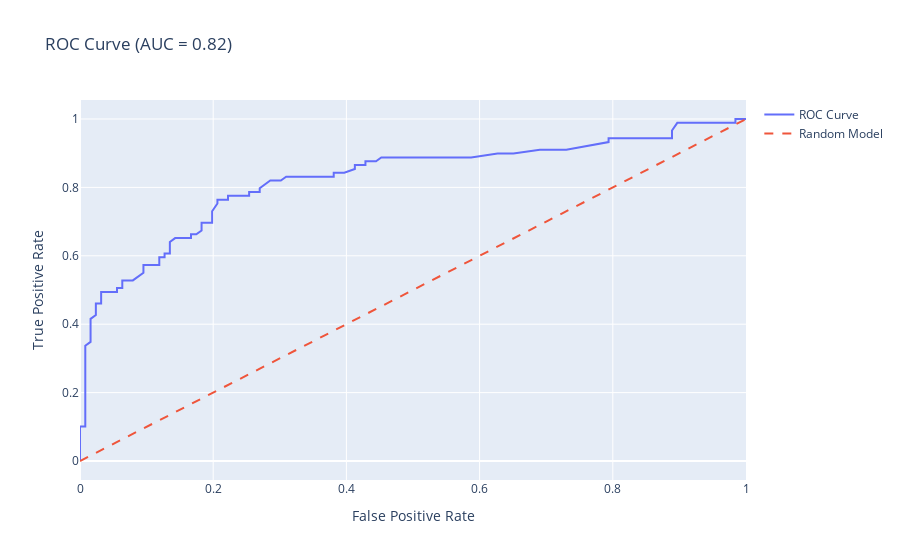

The code cell stored with this chart in its notebook:
### Code cell
# Calcular ROC y AUC
fpr, tpr, thresholds = roc_curve(y_test, y_probs)
auc = roc_auc_score(y_test, y_probs)


# Graficar
fig = go.Figure()
fig.add_trace(go.Scatter(x=fpr, y=tpr, mode='lines', name='ROC Curve'))
fig.add_trace(go.Scatter(x=[0, 1], y=[0, 1], mode='lines', name='Random Model', line=dict(dash='dash')))
fig.update_layout(
    title=f'ROC Curve (AUC = {auc:.2f})',
    xaxis_title='False Positive Rate',
    yaxis_title='True Positive Rate',
    showlegend=True
)
fig.show()
